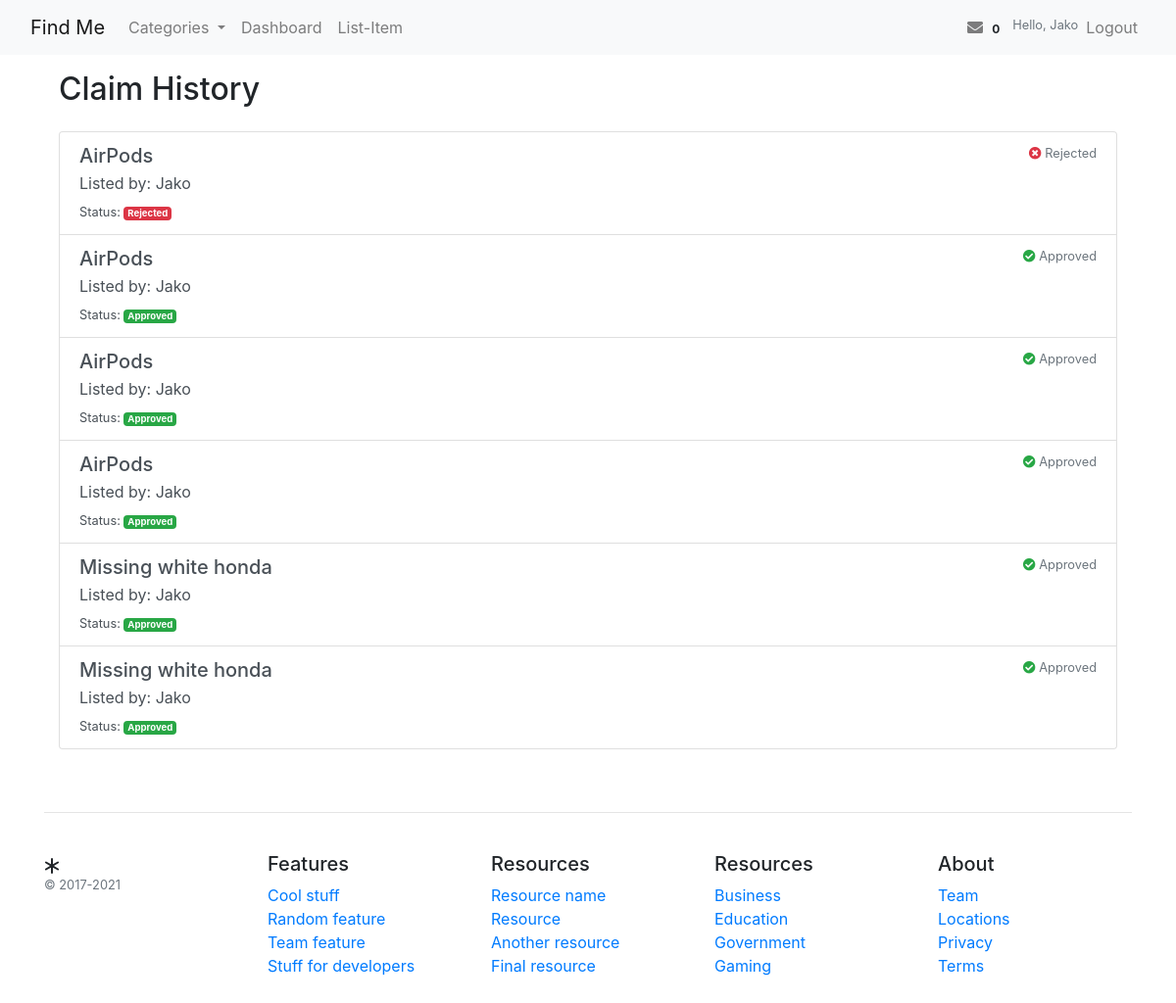
/accounts/claim_history/ (signed in), run on an earlier commit of the app's database.
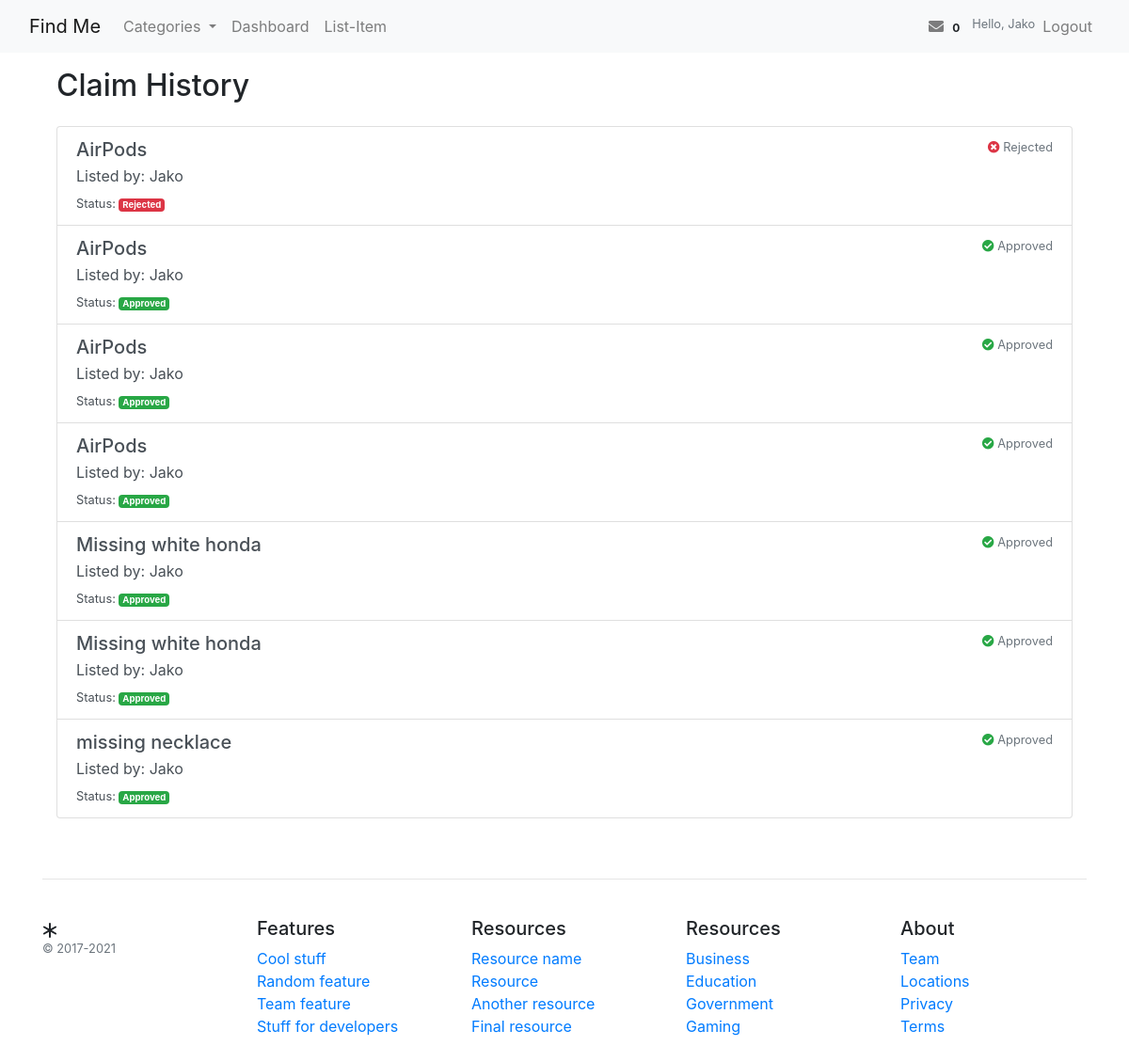
And on a later commit of the database.
### claims/models.py (models this page shows, shortened)
class Claim(models.Model):
    item = models.ForeignKey(Item, on_delete=models.CASCADE, related_name='claims')
    claimant = models.ForeignKey(settings.AUTH_USER_MODEL, on_delete=models.CASCADE)
    description = models.TextField()
    lost_location = models.CharField(max_length=255)
    last_seen = models.DateTimeField(default=datetime.datetime.now)
    created_at = models.DateTimeField(default=timezone.now)
    status = models.CharField(max_length=10, choices=(('pending', 'Pending'), ('approved', 'Approved'), ('rejected', 'Rejected')), default='pending')
    class Meta:
        unique_together = ('item', 'claimant')

### items/models.py (models this page shows, shortened)
class Item(models.Model):
    STATUS_CHOICES = (
        ('lost', 'Lost'),
        ('found', 'Found'),
    )
    title = models.CharField(max_length=200)
    description = models.TextField()
    category = models.ForeignKey(Category, on_delete=models.CASCADE, related_name='items')
    status = models.CharField(max_length=5, choices=STATUS_CHOICES, default='lost')
    owner = models.ForeignKey(settings.AUTH_USER_MODEL, on_delete=models.CASCADE, related_name='items')
    date_posted = models.DateTimeField(default=timezone.now)
    image = models.ImageField(upload_to='item_images/', blank=True)
    location = models.CharField(max_length=255, blank=True)

### accounts/views.py (the view)
# urls.py: path('claim_history/', views.claim_history_view, name='claim_history'),
def claim_history_view(request):
    history_claims = Claim.objects.filter(item__owner=request.user).exclude(status='pending')
    return render(request, 'accounts/claim_history.html', {'history_claims': history_claims})

### messaging/context_processors.py (called while the page is built)
def message_count(request):
    if request.user.is_authenticated:
        unread_count = Message.objects.filter(conversation__participants=request.user, is_read=False).exclude(sender=request.user).count()
        return {'messages_count': unread_count}
    return {'messages_count': 0}

### templates/accounts/claim_history.html
{% extends '../base.html' %}
{% block content %}
<div class="container mt-3">
    <h2 class="mb-4">Claim History</h2>
    {% if history_claims %}
    <div class="list-group">
        {% for claim in history_claims %}
            <a href="{% url 'claim_detail' claim.id %}" class="list-group-item list-group-item-action flex-column align-items-start">
                <div class="d-flex w-100 justify-content-between">
                    <h5 class="mb-1">{{ claim.item.title }}</h5>
                    <small class="text-muted">
                        {% if claim.status == 'approved' %}
                        <i class="fas fa-check-circle text-success"></i> Approved
                        {% elif claim.status == 'rejected' %}
                        <i class="fas fa-times-circle text-danger"></i> Rejected
                        {% else %}
                        <i class="fas fa-clock text-warning"></i> Pending
                        {% endif %}
                    </small>
                </div>
                <p class="mb-1">Listed by: {{ claim.item.owner.username }}</p>
                <small>Status:
                    <span class="badge {% if claim.status == 'approved' %}badge-success{% elif claim.status == 'rejected' %}badge-danger{% else %}badge-secondary{% endif %}">
                        {{ claim.status|title }}
                    </span>
                </small>
            </a>
        {% endfor %}
    </div>
    {% else %}
        <div class="alert alert-info" role="alert">
            No claim history found.
        </div>
    {% endif %}
</div>
{% endblock %}

What changed in the data, as far as the page shows it:
added Claim: item "missing necklace", shows "Approved", item.owner.username "Jako", status "Approved"
